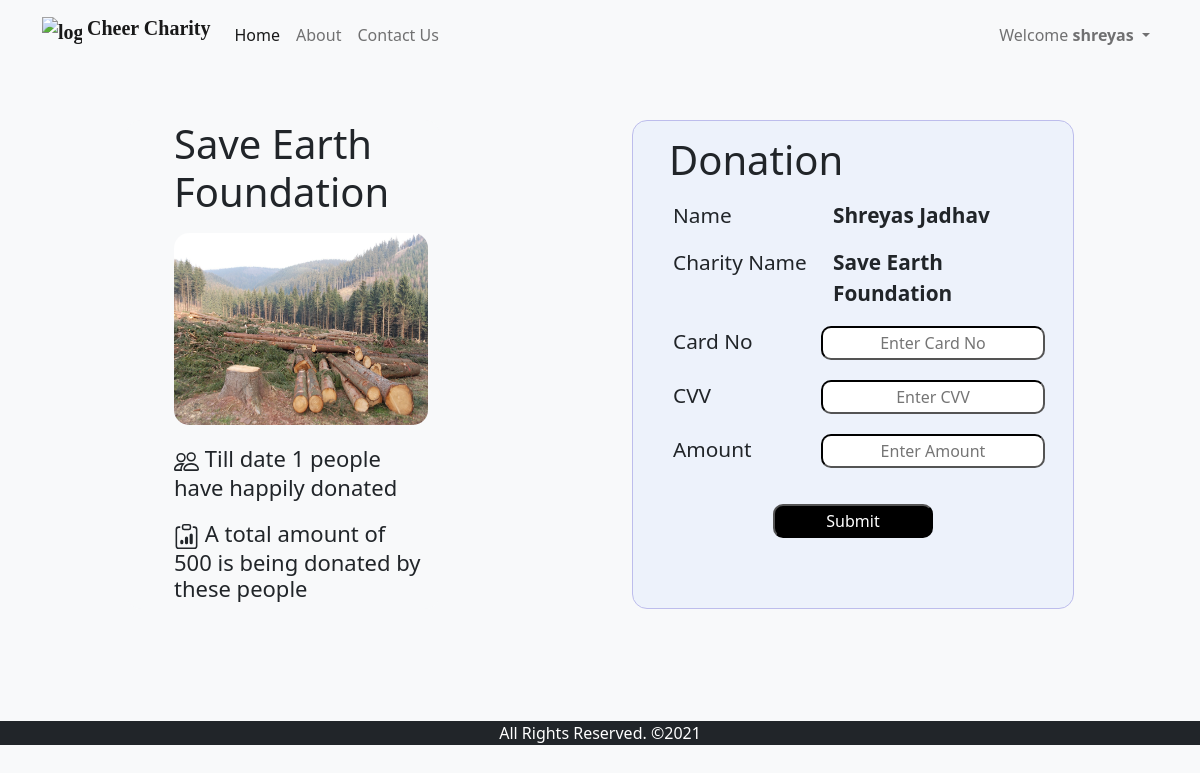
/Charity/SaveEarth (signed in), run on the app's committed database.
### home/models.py (models this page shows, shortened)
class CharityUser(models.Model):
    username = models.CharField(max_length = 100,primary_key = True) # Charity User_Name
    name = models.CharField(max_length = 100) # Charity Name
    description = models.TextField() # Short Description about Charity
    image = models.CharField(max_length=100)  # Path of Iamge
    donors = models.IntegerField(default=0) # No of donors Donated
    amount = models.IntegerField(default=0) # Total Amount of Doantion Made

### home/views.py (the view)
# urls.py: path('Charity/<str:slug>',views.Charity, name="Charity"),
def Charity(request,slug):
    if not request.user.is_authenticated:
        messages.error(request, "You need to Login first")
        return redirect('Home')
    print(request.user.username)
    charity = CharityUser.objects.get(username = slug)
    params = {
        "Charity":charity
    }
    return render(request,'payment.html',params)

### templates/payment.html (shortened to what this page needs)
{% extends 'basic.html' %}
{% block body %}
<div class="container" style="height: 90%">
    <div class="row">
        <div class="col bg-light" id='left-section'>
            <h1>{{Charity.name}}</h1>
            <div id="circle">
                <img src="/media/{{Charity.image}}" class="img-fluid z-depth-1" id="image" alt="Profile">
            </div>
            <h3> Till date {{Charity.donors}} people have happily donated</h3>
            <h3> A total amount of {{Charity.amount}} is being donated by these people</h3>
        </div>
        <div class="col ml-5" id='right-section'>
            <div class="wrapper">
                <div class="form" >
                    <form action="/Payment/" method="post">
                        <h1>Donation</h1>
                        <div class='row'>
                            <div class="col-5">Name</div>
                            <div class="col-7"><b>{{request.user.first_name}} {{request.user.last_name}}</b></div>
                        </div>
                        <div class='row'>
                            <div class="col-5">Charity Name</div>
                            <div class="col-7"><b>{{Charity.name}}</b></div>
                        </div>
                        <div class='row'>
                            <label class='col-5' for="name">Card No</label>
                            <input class='col-7' type="text" placeholder="Enter Card No" name="cardno" required>
                        </div>
                        <div class='row'>
                            <label class='col-5' for="username">CVV</label>
                            <input class='col-7' type="password" placeholder="Enter CVV" name="cvv" required>
                        </div>
                        <div class='row'>
                            <label class='col-5' for="pswd">Amount</label>
                            <input class='col-7' type="text" placeholder="Enter Amount" name="amount" required>
                        </div>
                        <div class="cen">
                            <input type="submit" name="Submit" value="Submit" class="submit">
                        </div>
                    </form>
                    <br>
                </div>
            </div>
        </div>
    </div>
</div>
{% endblock body %}

### templates/basic.html (shortened to what this page needs)
<!doctype html>
<html lang="en">
<head>
    <link href="https://cdn.jsdelivr.net/npm/bootstrap@5.0.0-beta3/dist/css/bootstrap.min.css" rel="stylesheet"
>
</head>
<body class="bg-light">
    <header>
        <nav class="navbar navbar-expand-md navbar-light fixed-top bg-light">
            <div class="container">
                <a class="navbar-brand" href="#">
                    <img src="https://recoverynavigator.hawaii.gov/wp-content/themes/recovery_navigator_template/assets/images/united-way.png"
                    alt="logo" width="40" height="40" class="d-inline-block align-text-top">
                    Cheer Charity
                </a>
                <div class="collapse navbar-collapse" id="navbarCollapse">
                    <ul class="navbar-nav me-auto mb-2 mb-md-0">
                        <li class="nav-item">
                            <a class="nav-link active" aria-current="page" href="http://127.0.0.1:8000/">Home</a>
                        </li>
                        <li class="nav-item">
                            <a class="nav-link" href="/About">About</a>
                        </li>
                        <li class="nav-item">
                            <a class="nav-link" href="/Contact">Contact Us</a>
                        </li>
                    </ul>
                    <ul class="navbar-nav ms-auto ">
                        {% if user.is_authenticated %}
                        <li class="nav-item dropdown">
                            <a class="nav-link dropdown-toggle" href="#" id="navbarDarkDropdownMenuLink1" role="button"
                                data-bs-toggle="dropdown" aria-expanded="false">
                                 Welcome <b>{{request.user}}</b>
                            </a>
                        </li>
                        {% endif %}
                    </ul>
                </div>
        </nav>
    </header>
    <br>
    {% block body %}
    {% endblock body %}
    <footer>
        <div class="text-center bg-dark text-white">
            All Rights Reserved. &copy;2021
        </div>
    </footer>
</body>
</html>

### data on the page
CharityUser: name "Save Earth Foundation", image (picture), donors "1", amount "500"

### other printed values
{{ request.user }} "shreyas"
{{ request.user.first_name }} "Shreyas"
{{ request.user.last_name }} "Jadhav"
